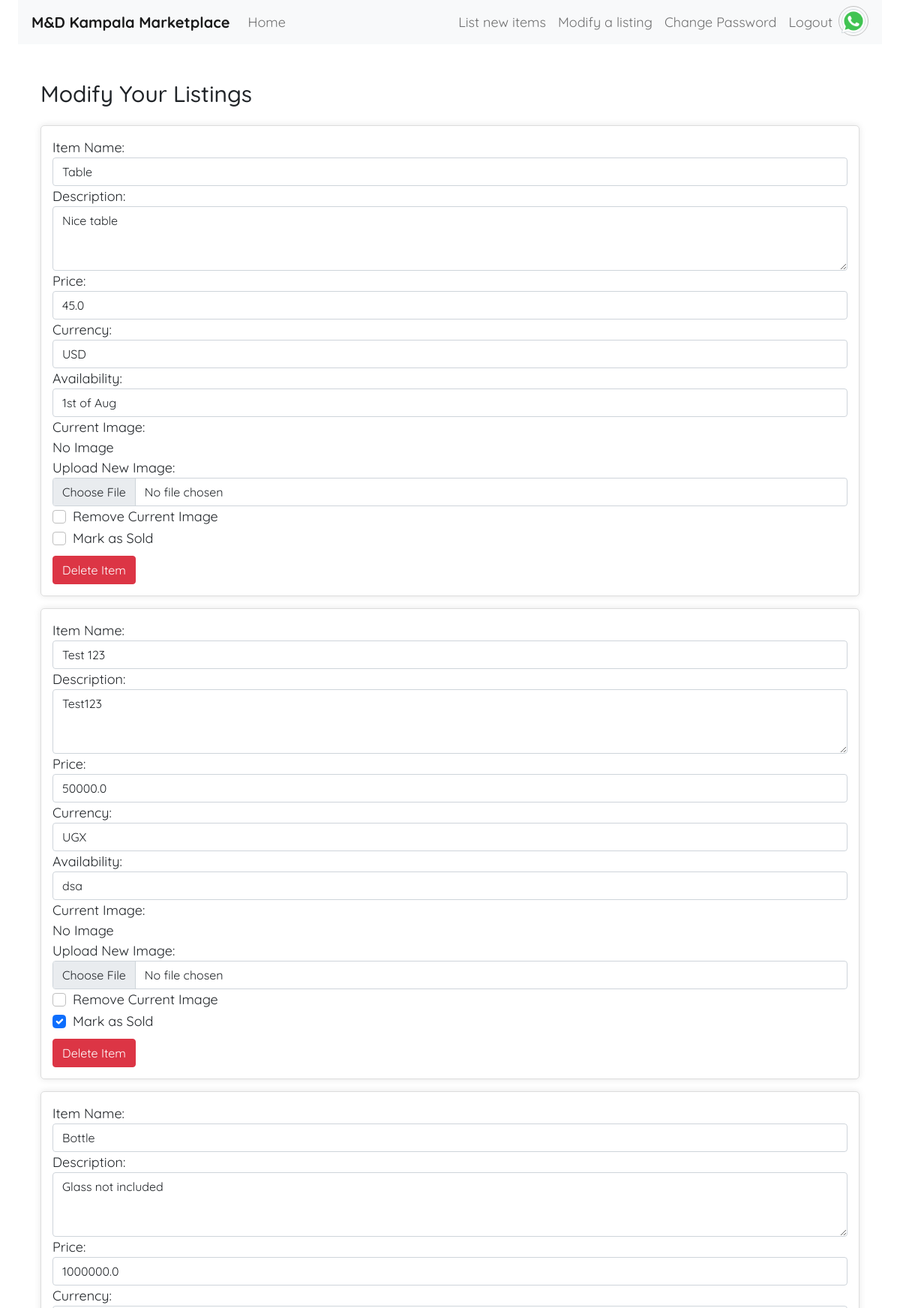
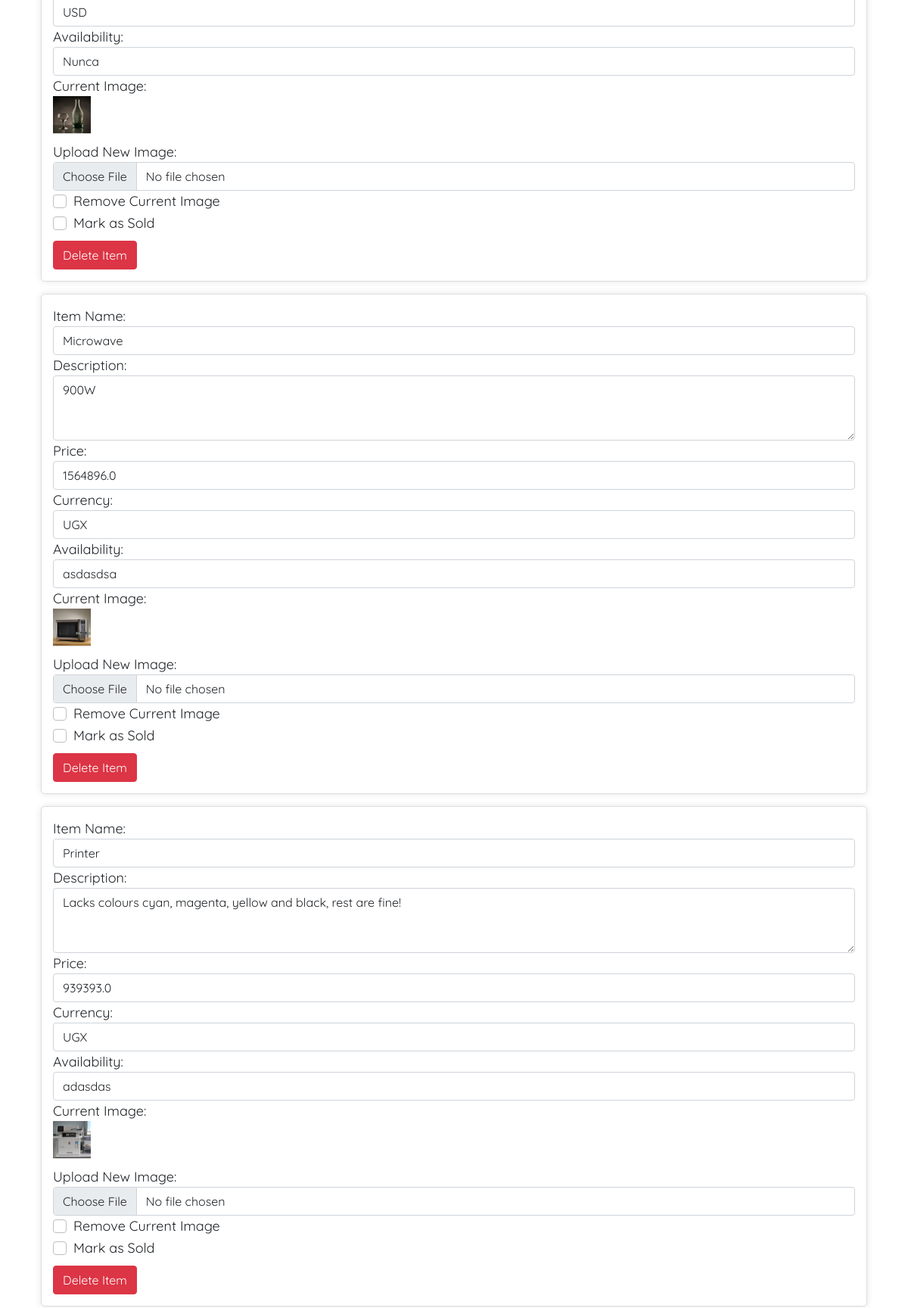
The app's page /modify_listing (signed in, upper part) with its own data (2 pictures, top to bottom).
### app.py (models this page shows, shortened)
class Item(db.Model):
    id = db.Column(db.Integer, primary_key=True)
    user_id = db.Column(db.Integer, db.ForeignKey('user.id'), nullable=False)
    contact_id = db.Column(db.Integer, db.ForeignKey('contact.id'), nullable=False)
    name = db.Column(db.String(100), nullable=False)
    description = db.Column(db.String)
    price = db.Column(db.Float, nullable=False)
    currency = db.Column(db.String(3), nullable=False)
    availability = db.Column(db.String(50))
    image_path = db.Column(db.String(255))
    created_at = db.Column(db.DateTime, default=datetime.utcnow)
    sold = db.Column(db.Boolean, default=False)
    thumbnail_path = db.Column(db.String(255))

### app.py (the view, shortened to what this page needs)
@app.route('/modify_listing', methods=['GET', 'POST'])
@login_required
def modify_listing():
    if "user_id" in session:
        logging.info(f"user_id is set: {session['user_id']}")
    else:
        logging.error("user_id is not set in session")
    items = Item.query.filter_by(user_id=session["user_id"]).all()
    return render_template('modify_listing.html', items=items)

### app.py (called while the page is built)
@app.after_request
def after_request(response):
    response.headers["Cache-Control"] = "no-cache, no-store, must-revalidate"
    response.headers["Expires"] = 0
    response.headers["Pragma"] = "no-cache"
    return response

### helpers.py (called while the page is built)
def login_required(f):
    @wraps(f)
    def decorated_function(*args, **kwargs):
        if session.get("user_id") is None:
            return redirect("/login")
        return f(*args, **kwargs)
    return decorated_function

### templates/modify_listing.html (shortened to what this page needs)
{% extends "layout.html" %}
{% block content %}
<div class="container">
    <h2 class="my-4">Modify Your Listings</h2>
    <form id="modifyListingsForm" method="POST" action="/modify_listing" enctype="multipart/form-data">
        {% for item in items %}
        <div class="card mb-3">
            <div class="card-body">
                <div class="form-group">
                    <label for="name-{{ item.id }}">Item Name:</label>
                    <input type="text" class="form-control" id="name-{{ item.id }}" name="name-{{ item.id }}" value="{{ item.name }}" required>
                </div>
                <div class="form-group">
                    <label for="description-{{ item.id }}">Description:</label>
                    <textarea class="form-control" id="description-{{ item.id }}" name="description-{{ item.id }}" rows="3" required>{{ item.description }}</textarea>
                </div>
                <div class="form-group">
                    <label for="price-{{ item.id }}">Price:</label>
                    <input type="number" class="form-control" id="price-{{ item.id }}" name="price-{{ item.id }}" value="{{ item.price }}" required>
                </div>
                <div class="form-group">
                    <label for="currency-{{ item.id }}">Currency:</label>
                    <select class="form-control" id="currency-{{ item.id }}" name="currency-{{ item.id }}">
                        <option value="UGX" {{ 'selected' if item.currency == 'UGX' else '' }}>UGX</option>
                        <option value="USD" {{ 'selected' if item.currency == 'USD' else '' }}>USD</option>
                    </select>
                </div>
                <div class="form-group">
                    <label for="name-{{ item.id }}">Availability:</label>
                    <input type="text" class="form-control" id="name-{{ item.id }}" name="name-{{ item.id }}" value="{{ item.availability }}" required>
                </div>
                <div class="form-group">
                    <label for="current-image-{{ item.id }}">Current Image:</label>
                    <div>
                        {% if item.image_path %}
                            <img src="{{ url_for('static', filename=item.image_path) }}" alt="{{ item.name }}" style="width: 50px; height: 50px;">
                        {% else %}
                            No Image
                        {% endif %}
                    </div>
                </div>
                <div class="form-group">
                    <label for="image-{{ item.id }}">Upload New Image:</label>
                    <input type="file" class="form-control" id="image-{{ item.id }}" name="image-{{ item.id }}">
                </div>
                <div class="form-check">
                    <input type="checkbox" class="form-check-input" id="remove-image-{{ item.id }}" name="remove-image-{{ item.id }}">
                    <label class="form-check-label" for="remove-image-{{ item.id }}">Remove Current Image</label>
                </div>
                <div class="form-check">
                    <input type="checkbox" class="form-check-input" id="sold-{{ item.id }}" name="sold-{{ item.id }}" {{ 'checked' if item.sold else '' }}>
                    <label class="form-check-label" for="sold-{{ item.id }}">Mark as Sold</label>
                </div>
                <button type="button" class="btn btn-danger mt-2" onclick="deleteItem({{ item.id }})">Delete Item</button>
            </div>
        </div>
        {% endfor %}
    </form>
</div>
{% endblock %}

### static/css/styles.css (style rules this page uses)
body { display: flex; flex-direction: column; min-height: 100vh; font-family: 'Quicksand'; font-size: 18px; margin-left: 2%; margin-right: 2%; }
h1, h2 { font-size: 30px; }
.card { border: 1px solid #dddddd; border-radius: 5px; box-shadow: 0 0 10px rgba(0, 0, 0, 0.1); margin-bottom: 20px; overflow: hidden; background-color: #ffffff; }
.card-body { padding: 15px; }
.card img { max-width: 100%; height: auto; border-bottom: 1px solid #ddd; margin-bottom: 10px; }

### records on screen
Item: name "Table", id "Nice table", price "45.0", id "USD", availability "1st of Aug", shows "No Image"
Item: name "Test 123", id "Test123", price "50000.0", id "UGX", availability "dsa", image_path "No Image"
Item: name "Bottle", id "Glass not included", price "1000000.0", id "USD", availability "Nunca", image_path (picture)
Item: name "Microwave", id "900W", price "1564896.0", id "UGX", availability "asdasdsa", image_path (picture)
Item: name "Printer", id "Lacks colours cyan, magenta, yellow and black, rest are fine!", price "939393.0", id "UGX", availability "adasdas", image_path (picture)
